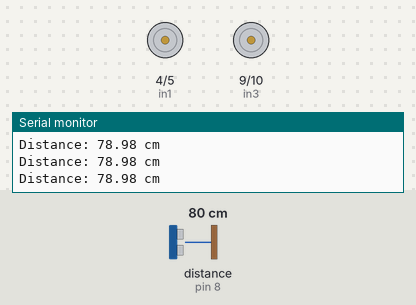
The sketch below on a simulated Arduino Uno, built with avr-gcc and run on an emulated ATmega328P. Shown: motor-driver pin pairs drawn as motors (green arrow = first pin HIGH = forward, orange = second pin HIGH = backward, longer = more drive), the last lines printed to the serial monitor. Wiring (inferred from the names in the program): ultrasonic range finder: trigger pin 7; echo pin 8. The inputs (shaded band) are chosen by the test bench; at power-on: distance to the obstacle (sensor on pin 8) 80 cm. The echo pulse lasts 58.3 µs per cm.

Above: at 1.2 s.
1.3 s: distance to the obstacle (sensor on pin 8) set to 50 cm
4.3 s: distance to the obstacle (sensor on pin 8) set to 41 cm
At 5.3 s:
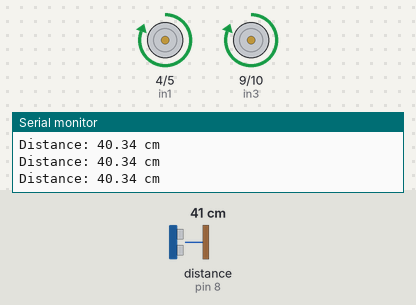
5.8 s: distance to the obstacle (sensor on pin 8) set to 18 cm
8.8 s: distance to the obstacle (sensor on pin 8) set to 14 cm
At 9.7 s:
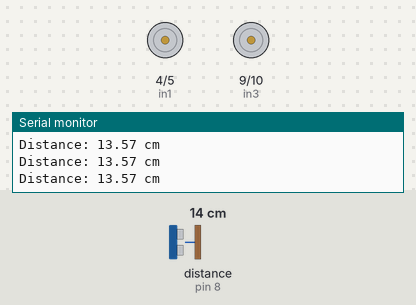
11.8 s: distance to the obstacle (sensor on pin 8) set to 12 cm
14.8 s: distance to the obstacle (sensor on pin 8) set to 9 cm
At 15.8 s:
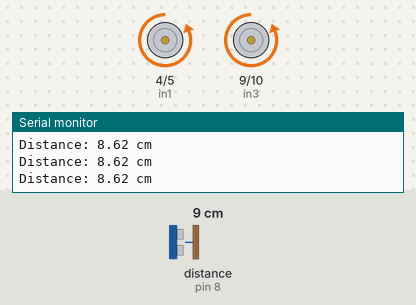
Timing chart, 0 to 17.3 s (numbered marks = the images above; inputs shaded):
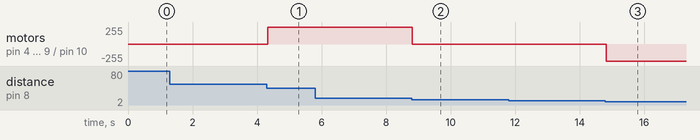

The sketch:

Fab_Code_Ultrasonic.ino
```cpp
/*
Haunted Mechanics LLC
Written by Sandman
*/

int trigPin = 7;  //connects the "trig" pin from the ultrasonic sensor to a digital pin (7 for testing)
int echoPin = 8;  //connects the "echo" pin from the ultrasonic sensor to a digital pin (8 for testing)

float duration, distance; //initializes duration and distance var

//variable names for the motors
int in1 = 4;
int in2 = 5;
int in3 = 9;
int in4 = 10;


void setup()
{
  //starts serial monitor communication
  Serial.begin(9600);

  //sets trig pin to an output
  pinMode(trigPin, OUTPUT);

  //sets echo pin to an input
  pinMode(echoPin, INPUT);

  //sets motor pins to outputs
  pinMode(in1, OUTPUT);
  pinMode(in2, OUTPUT);
  pinMode(in3, OUTPUT);
  pinMode(in4, OUTPUT);
}

void loop()
{
  //starts the trig pin at low, waits, changes it to high, waits, changes it back to low
  digitalWrite(trigPin, LOW);
  delayMicroseconds(2);
  digitalWrite(trigPin, HIGH);
  delayMicroseconds(5);
  digitalWrite(trigPin, LOW);

  //reads the duration the echo and converts the time into a distance in cm
  duration = pulseIn(echoPin, HIGH);
  distance = duration * 0.034/2;

  //prints distance to serial monitor (for testing)
  Serial.print("Distance: ");
  Serial.print(distance);
  Serial.println(" cm");

  //movement backward when object within 10cm
  if(distance <= 10)
  {
    digitalWrite(in1, LOW);
    digitalWrite(in2, HIGH);
    digitalWrite(in3, LOW);
    digitalWrite(in4, HIGH);
  }
  //idle when object between between 10cm and 15cm
  else if(distance <= 15)
  {
    digitalWrite(in1, LOW);
    digitalWrite(in2, LOW);
    digitalWrite(in3, LOW);
    digitalWrite(in4, LOW);
  }
  //movement foward when object within 15cm and 45cm
  else if(distance <= 45)
  {
    digitalWrite(in1, HIGH);
    digitalWrite(in2, LOW);
    digitalWrite(in3, HIGH);
    digitalWrite(in4, LOW);
  }
  //idle when object greater than 45cm away
  else
  {
    digitalWrite(in1, LOW);
    digitalWrite(in2, LOW);
    digitalWrite(in3, LOW);
    digitalWrite(in4, LOW);
  }

  /*
  short delay before looping. Breaks without it.
  Why? No idea, but I do know that it works.
  */
  delay(5);
}
```

Measured:
- the behaviour switches between 46 and 45 cm on distance to the obstacle (sensor on pin 8) (found by bisection; images 0 and 1)
- the behaviour switches between 16 and 15 cm on distance to the obstacle (sensor on pin 8) (found by bisection; images 1 and 2)
- the behaviour switches between 11 and 10 cm on distance to the obstacle (sensor on pin 8) (found by bisection; images 2 and 3)
- after the input at 4.3 s, motor on pin 4 (in1) / pin 5 (in2), motor on pin 9 (in3) / pin 10 (in4): stopped → forward 255/255 at once
- after the input at 8.8 s, motor on pin 4 (in1) / pin 5 (in2), motor on pin 9 (in3) / pin 10 (in4): forward 255/255 → stopped at once
- after the input at 14.8 s, motor on pin 4 (in1) / pin 5 (in2), motor on pin 9 (in3) / pin 10 (in4): stopped → backward 255/255 at once
